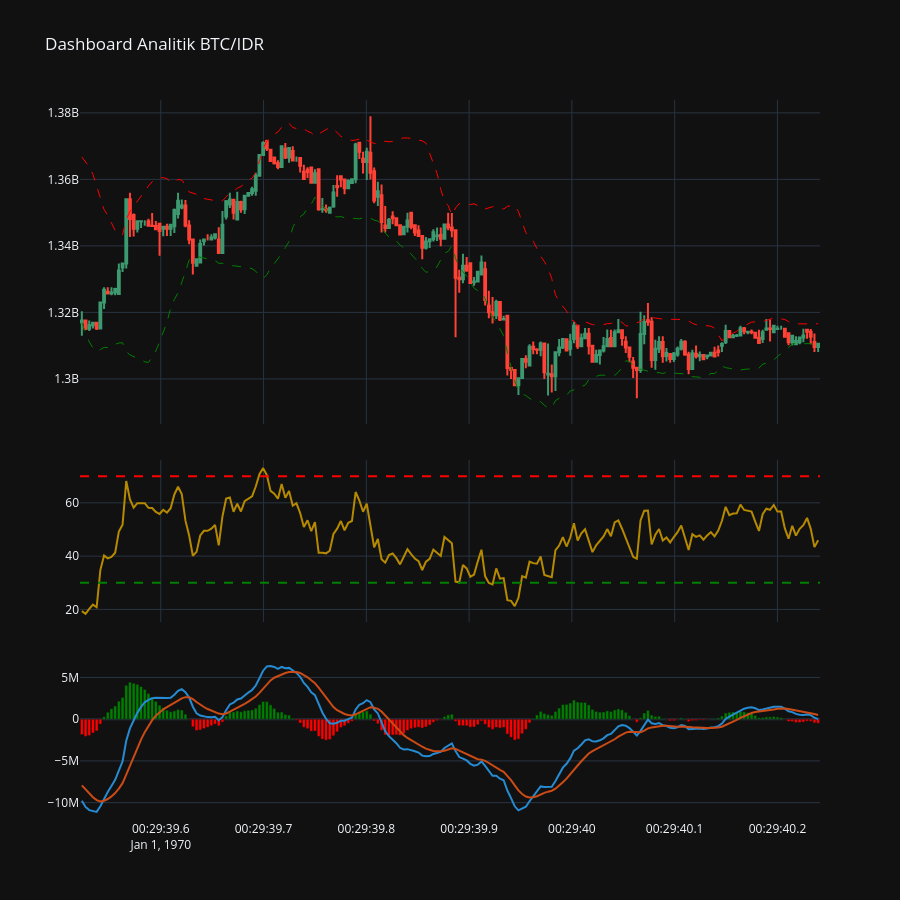

The cell this chart's notebook holds for it:
### Code cell
import pandas as pd
import ta
import plotly.graph_objects as go
from plotly.subplots import make_subplots

print("=== 1. LOAD DATA & KALKULASI INDIKATOR ===")
df = pd.read_csv('btc_idr_1h_5years.csv')

# Konversi waktu dan jadikan index
df['timestamp'] = pd.to_datetime(df['timestamp'])
df.set_index('timestamp', inplace=True)
for col in ['open', 'high', 'low', 'close', 'volume']:
    df[col] = pd.to_numeric(df[col], errors='coerce')
df.sort_index(inplace=True)

# Kalkulasi Indikator
bb = ta.volatility.BollingerBands(close=df['close'], window=20, window_dev=2)
df['BB_High'] = bb.bollinger_hband()
df['BB_Low'] = bb.bollinger_lband()
df['RSI'] = ta.momentum.RSIIndicator(close=df['close'], window=14).rsi()
macd = ta.trend.MACD(close=df['close'])
df['MACD'] = macd.macd()
df['MACD_Signal'] = macd.macd_signal()
df.dropna(inplace=True)

print("=== 2. MEMBANGUN GRAFIK CANDLESTICK INTERAKTIF ===")
# Ambil 200 jam terakhir
df_plot = df.tail(200)
macd_hist = df_plot['MACD'] - df_plot['MACD_Signal']

# Bikin layout 3 tingkat (Harga, RSI, MACD)
fig = make_subplots(rows=3, cols=1, shared_xaxes=True, 
                    vertical_spacing=0.05, row_heights=[0.5, 0.25, 0.25])

# --- TINGKAT 1: CANDLESTICK & BOLLINGER BANDS ---
# Candlestick utama
fig.add_trace(go.Candlestick(x=df_plot.index,
                open=df_plot['open'], high=df_plot['high'],
                low=df_plot['low'], close=df_plot['close'],
                name='Candlestick'), row=1, col=1)
# Garis BB High & Low
fig.add_trace(go.Scatter(x=df_plot.index, y=df_plot['BB_High'], 
                line=dict(color='red', width=1, dash='dash'), name='BB High'), row=1, col=1)
fig.add_trace(go.Scatter(x=df_plot.index, y=df_plot['BB_Low'], 
                line=dict(color='green', width=1, dash='dash'), name='BB Low'), row=1, col=1)

# --- TINGKAT 2: RSI ---
fig.add_trace(go.Scatter(x=df_plot.index, y=df_plot['RSI'], 
                line=dict(color='#b58900', width=2), name='RSI'), row=2, col=1)
# Garis batas Overbought (70) & Oversold (30)
fig.add_hline(y=70, line_dash="dash", line_color="red", row=2, col=1)
fig.add_hline(y=30, line_dash="dash", line_color="green", row=2, col=1)

# --- TINGKAT 3: MACD ---
fig.add_trace(go.Scatter(x=df_plot.index, y=df_plot['MACD'], 
                line=dict(color='#268bd2', width=2), name='MACD'), row=3, col=1)
fig.add_trace(go.Scatter(x=df_plot.index, y=df_plot['MACD_Signal'], 
                line=dict(color='#cb4b16', width=2), name='Signal'), row=3, col=1)
# Warna Histogram MACD (Hijau kalau positif, Merah kalau negatif)
hist_colors = ['green' if val >= 0 else 'red' for val in macd_hist]
fig.add_trace(go.Bar(x=df_plot.index, y=macd_hist, 
                marker_color=hist_colors, name='Histogram'), row=3, col=1)

# --- FINISHING & TEMA ---
fig.update_layout(
    title='Dashboard Analitik BTC/IDR',
    height=900,
    template='plotly_dark', # Tema gelap biar makin elegan
    xaxis_rangeslider_visible=False, # Matiin slider bawaan biar nggak sempit
    showlegend=False
)

# Tampilkan!
fig.show()

### Figure 1 — Plotly figure (JSON) as saved in the notebook; plotly's stock layout.template omitted (floating-point values rounded to 4 significant figures; data arrays with more than 128 entries replaced by an {"elided": "..."} marker saying what was removed)
{"data": [{"close": {"elided": "200 float values"}, "high": {"elided": "200 float values"}, "low": {"elided": "200 float values"}, "name": "Candlestick", "open": {"elided": "200 float values"}, "type": "candlestick", "x": {"elided": "200 str values"}, "xaxis": "x", "yaxis": "y"}, {"line": {"color": "red", "dash": "dash", "width": 1}, "name": "BB High", "type": "scatter", "x": {"elided": "200 str values"}, "xaxis": "x", "y": {"elided": "200 float values"}, "yaxis": "y"}, {"line": {"color": "green", "dash": "dash", "width": 1}, "name": "BB Low", "type": "scatter", "x": {"elided": "200 str values"}, "xaxis": "x", "y": {"elided": "200 float values"}, "yaxis": "y"}, {"line": {"color": "#b58900", "width": 2}, "name": "RSI", "type": "scatter", "x": {"elided": "200 str values"}, "xaxis": "x2", "y": {"elided": "200 float values"}, "yaxis": "y2"}, {"line": {"color": "#268bd2", "width": 2}, "name": "MACD", "type": "scatter", "x": {"elided": "200 str values"}, "xaxis": "x3", "y": {"elided": "200 float values"}, "yaxis": "y3"}, {"line": {"color": "#cb4b16", "width": 2}, "name": "Signal", "type": "scatter", "x": {"elided": "200 str values"}, "xaxis": "x3", "y": {"elided": "200 float values"}, "yaxis": "y3"}, {"marker": {"color": {"elided": "200 str values"}}, "name": "Histogram", "type": "bar", "x": {"elided": "200 str values"}, "xaxis": "x3", "y": {"elided": "200 float values"}, "yaxis": "y3"}], "layout": {"height": 900, "shapes": [{"line": {"color": "red", "dash": "dash"}, "type": "line", "x0": 0, "x1": 1, "xref": "x2 domain", "y0": 70, "y1": 70, "yref": "y2"}, {"line": {"color": "green", "dash": "dash"}, "type": "line", "x0": 0, "x1": 1, "xref": "x2 domain", "y0": 30, "y1": 30, "yref": "y2"}], "showlegend": false, "title": {"text": "Dashboard Analitik BTC/IDR"}, "xaxis": {"anchor": "y", "domain": [0, 1], "matches": "x3", "rangeslider": {"visible": false}, "showticklabels": false}, "xaxis2": {"anchor": "y2", "domain": [0, 1], "matches": "x3", "showticklabels": false}, "xaxis3": {"anchor": "y3", "domain": [0, 1]}, "yaxis": {"anchor": "x", "domain": [0.55, 1]}, "yaxis2": {"anchor": "x2", "domain": [0.275, 0.5]}, "yaxis3": {"anchor": "x3", "domain": [0, 0.225]}}}
